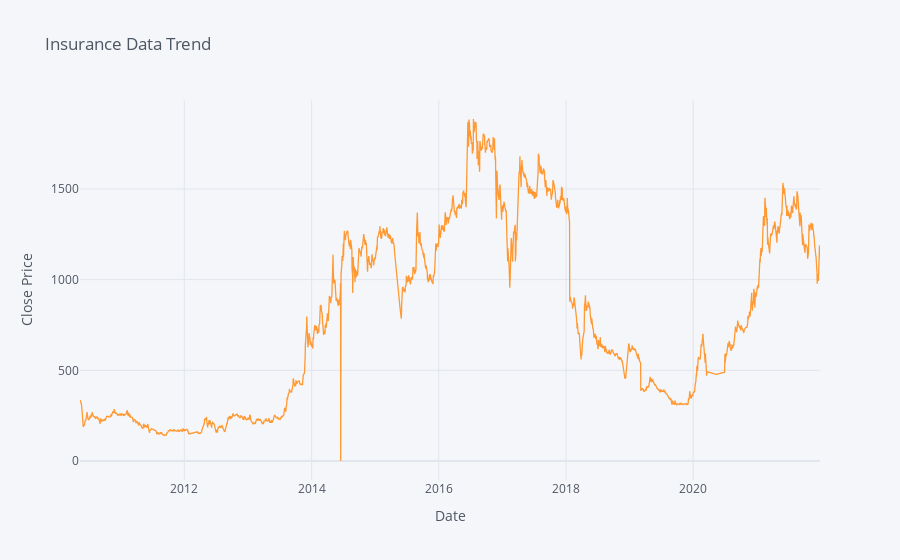

The cell this chart's notebook holds for it:
### Markdown cell above
# Plot Trend

### Code cell
insurance.iplot(kind="line",x="Date",y="Close Price",xTitle="Date", yTitle="Close Price", title="Insurance Data Trend")

### Figure 1 — Plotly figure (JSON) as saved in the notebook; plotly's stock layout.template omitted (floating-point values rounded to 4 significant figures; data arrays with more than 128 entries replaced by an {"elided": "..."} marker saying what was removed)
{"data": [{"line": {"color": "rgba(255, 153, 51, 1.0)", "dash": "solid", "shape": "linear", "width": 1.3}, "mode": "lines", "name": "Close Price", "text": "", "type": "scatter", "x": {"elided": "2546 str values"}, "y": {"elided": "2546 float values"}}], "layout": {"legend": {"bgcolor": "#F5F6F9", "font": {"color": "#4D5663"}}, "paper_bgcolor": "#F5F6F9", "plot_bgcolor": "#F5F6F9", "title": {"font": {"color": "#4D5663"}, "text": "Insurance Data Trend"}, "xaxis": {"gridcolor": "#E1E5ED", "showgrid": true, "tickfont": {"color": "#4D5663"}, "title": {"font": {"color": "#4D5663"}, "text": "Date"}, "zerolinecolor": "#E1E5ED"}, "yaxis": {"gridcolor": "#E1E5ED", "showgrid": true, "tickfont": {"color": "#4D5663"}, "title": {"font": {"color": "#4D5663"}, "text": "Close Price"}, "zerolinecolor": "#E1E5ED"}}}
